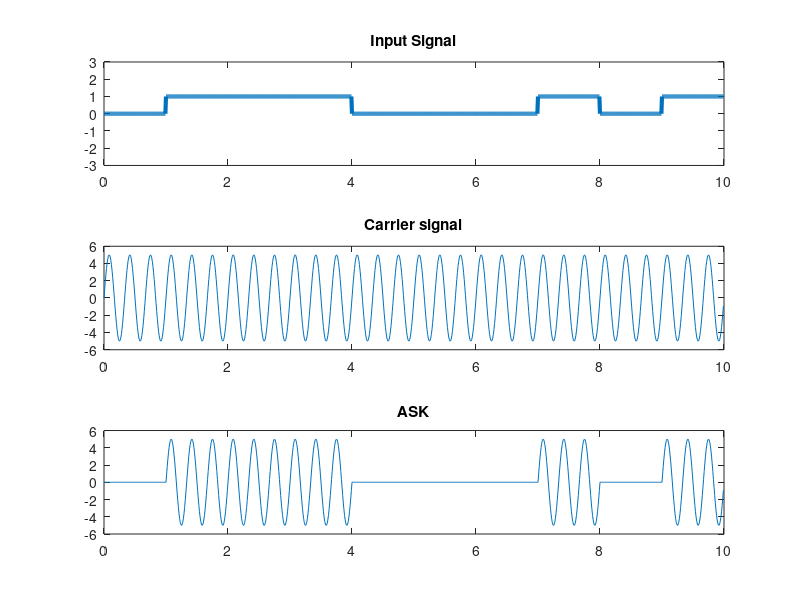

Recreate this plot in MATLAB.
% ASK

% input signal
% bits = input('prompt')
close all;
clear all;
clc;

bits = [0 1 1 1 0 0 0 1 0 1];
bit_dur = 1;
fs = 100;

T = length(bits) * bit_dur;
t = 0:1/fs:T-(1/fs);

for i = 1:length(bits)
  if bits(i) == 0
    x((i-1)*fs*bit_dur+1:i*fs*bit_dur) = zeros(1, fs*bit_dur);
  else
    x((i-1)*fs*bit_dur+1:i*fs*bit_dur) = ones(1, fs*bit_dur);
  endif
endfor

subplot(3,1,1);
plot(t, x, 'linewidth', 3);
ylim([-3, 3]);
title("Input Signal");

a = 5;
f = 3;

sig = a * sin ( 2* pi * f * t);
subplot(3,1,2);
plot(t, sig);
title("Carrier signal"); 


% Modulation
m = x.*sig;
subplot(3,1,3);
plot(t, m);
title("ASK"); 

% demodulation
index = 0;

for i = 1:length(t)
  if t(i) > index
    index = index + 1;
    if m(i) == 0
      result(index) = 0;
    else result(index) = 1;
    endif
  endif
endfor

disp('ASK decoding');
disp(result);
